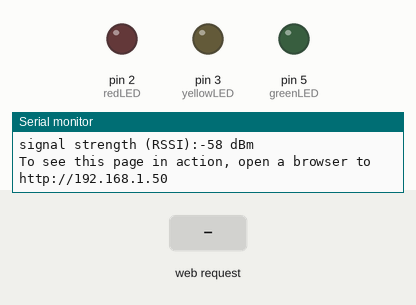
Recording of a sketch running on a simulated Arduino Uno WiFi Rev2. On the bench: output pins drawn as LEDs (lit = HIGH), the last lines printed to the serial monitor. The test bench sets the inputs (shaded band). WiFi joins after 1.5 s; servers stay silent unless stated.

Above: at 12.8 s.
12.9 s: HTTP request GET /redLED/on received
At 14.0 s:
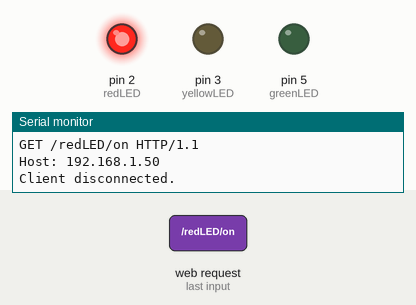
14.4 s: HTTP request GET /yellowLED/on received
At 15.2 s:
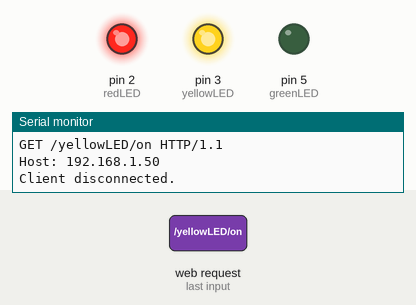
15.9 s: HTTP request GET /redLED/off received
At 16.3 s:
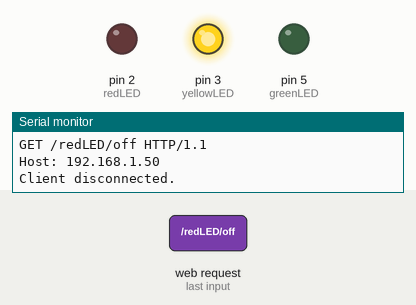
17.4 s: HTTP request GET /greenLED/on received
At 18.6 s:
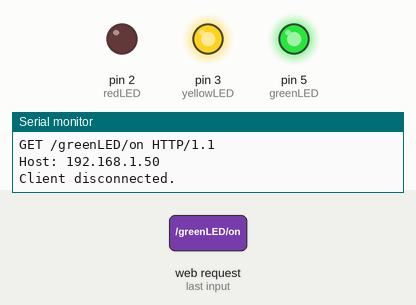
18.9 s: HTTP request GET /yellowLED/off received
At 19.9 s:
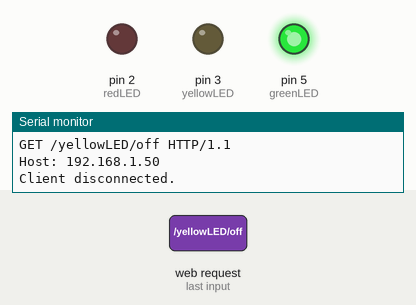
20.4 s: HTTP request GET /redLED/on received
At 20.9 s:
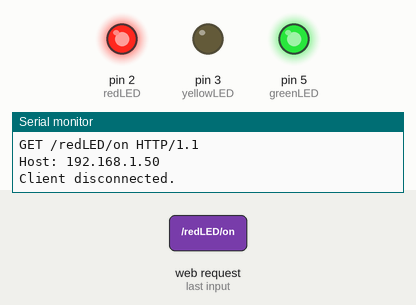
Timing chart, 0 to 22.9 s (numbered marks = the images above; inputs shaded):
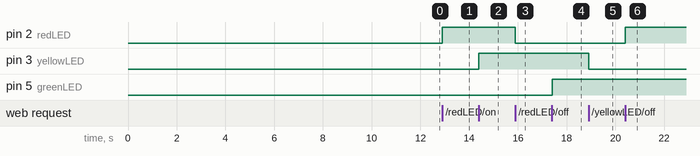

The sketch:

WiFiWebServer.ino
```cpp
/*
  WiFi Web Server

  Based on SimpleWebServerWiFi in WiFi Examples.

  A simple web server that lets you control LEDs via the web.
  This sketch will print the IP address of your WiFi device (once connected)
  to the Serial Monitor.  From there, you can open that address in a web browser
  to turn on and off the LEDs.

  If the IP address of your device is yourAddress:
  http://yourAddress                home page
  http://yourAddress/redLED/on      turns on the red LED
  http://yourAddress/redLED/off     turns off the red LED
  http://yourAddress/yellowLED/on   turns on the yellow LED
  http://yourAddress/yellowLED/off  turns off the yellow LED
  http://yourAddress/greenLED/on    turns on the green LED
  http://yourAddress/greenLED/off turns off the green LED

  This sketch works with the new Arduino Uno WiFi Rev2 board along with the
  original Arduino Uno with an Arduino WiFi Shield attached.
  Uncomment the appropriate #include line for your particular WiFi device
  configuration.

  This example is written for a network using WPA encryption.  For WEP, change
  the Wifi.begin() call accordingly.
  Replace yourNetwork and secretPassword in the Network section with the proper
  credentials for your network.

  Circuit:
  * LEDs attached to pins 2, 3, and 5

  Created by Tom Igoe on 11/25/2012
  Modified by John Woolsey on 12/04/2018
*/


#include <SPI.h>
// Uncomment the appropriate include line below for your WiFi device
// #include <WiFi.h>      // for use with Arduino WiFi Shield
#include <WiFiNINA.h>  // for use with Arduino Uno WiFi Rev2


// Pin Mapping
const int    redLED = 2;
const int yellowLED = 3;
const int  greenLED = 5;


// Network
char ssid[] = "Airwave-5G-02-byz1w0xu1";     // your network SSID (name)
char pass[] = "";  // your network password
int status = WL_IDLE_STATUS;
WiFiServer server(80);


void setup() {
  Serial.begin(9600);  // initialize serial communication

  // Set pin modes
  pinMode(redLED, OUTPUT);
  pinMode(yellowLED, OUTPUT);
  pinMode(greenLED, OUTPUT);

  // Check for the presence of the WiFi device
  if (WiFi.status() == WL_NO_SHIELD || WiFi.status() == WL_NO_MODULE) {
    Serial.println("Communication with WiFi device failed!");
    while (true);  // don't continue
  } else {
    Serial.println("WiFi device found.");
  }

  String fv = WiFi.firmwareVersion();
  if (fv < "1.0.0") {
    Serial.println("Please upgrade the firmware.");
  }

  // Attempt to connect to WiFi network
  while (status != WL_CONNECTED) {
    Serial.print("Attempting to connect to network named: ");
    Serial.println(ssid);  // print the network name (SSID)

    // Connect to WPA/WPA2 network.  Change this line if using open or WEP network.
    status = WiFi.begin(ssid, pass);
    delay(10000);  // wait 10 seconds for connection
  }
  server.begin();     // start the web server on port 80
  printWifiStatus();  // you're connected now, so print the status
  Serial.println();
}


void loop() {
  WiFiClient client = server.available();  // listen for incoming clients

  if (client) {                            // if you get a client,
    Serial.println("New Client");          // print a message to the serial port
    String currentLine = "";               // make a string to hold incoming data from the client
    while (client.connected()) {           // loop while the client is connected
      if (client.available()) {            // if there are bytes to read from the client,
        char c = client.read();            // read a byte, then
        Serial.write(c);                   // print it to the serial monitor
        if (c == '\n') {                   // if the byte is a newline character
          // If the current line is blank, you got two newline characters in a row
          // and that is the end of the client HTTP request, so send a response
          if (currentLine.length() == 0) {
            showWebPage(client);  // construct and display web page
            break;                // break out of the while loop
          } else {  // if you got a newline, then clear currentLine
            currentLine = "";
          }
        } else if (c != '\r') {  // if you got anything else but a carriage return character,
          currentLine += c;      // add it to the end of the currentLine
        }
        performRequest(currentLine);  // complete the client request
      }
    }

    // Close the connection
    client.stop();
    Serial.println("Client disconnected.");
    Serial.println();
  }
}


void showWebPage(WiFiClient client) {
  // HTTP headers always start with a response code (e.g. HTTP/1.1 200 OK)
  // and a Content-Type so the client knows what's coming, then a blank line
  client.println("HTTP/1.1 200 OK");
  client.println("Content-Type: text/html");
  client.println();

  // The content of the HTTP response follows the header
  client.println("<h1>Arduino Remote Control</h1>");
  client.println("<table border=1 style='text-align:center'>");
  client.println("<tr><th>Component</th><th>Status</th><th>Control</th></tr>");

  // Red LED
  client.print("<tr><td>Red LED</td><td>");
  if (digitalRead(redLED)) {  // show colored status based on state of redLED
    client.print("<font style='color:green;'>ON</font>");
  } else {
    client.print("<font style='color:red;'>OFF</font>");
  }
  client.println("</td><td><a href='/redLED/on'>ON</a> / <a href='/redLED/off'>OFF</a></td></tr>");  // display redLED control links

  // Yellow LED
  client.print("<tr><td>Yellow LED</td><td>");
  if (digitalRead(yellowLED)) {  // show colored status based on state of yellowLED
    client.print("<font style='color:green;'>ON</font>");
  } else {
    client.print("<font style='color:red;'>OFF</font>");
  }
  client.println("</td><td><a href='/yellowLED/on'>ON</a> / <a href='/yellowLED/off'>OFF</a></td></tr>");  // display yellowLED control links

  // Green LED
  client.print("<tr><td>Green LED</td><td>");
  if (digitalRead(greenLED)) {  // show colored status based on state of greenLED
    client.print("<font style='color:green;'>ON</font>");
  } else {
    client.print("<font style='color:red;'>OFF</font>");
  }
  client.println("</td><td><a href='/greenLED/on'>ON</a> / <a href='/greenLED/off'>OFF</a></td></tr>");  // display greenLED control links

  client.println("</table>");

  // The HTTP response ends with another blank line
  client.println();
}


void performRequest(String line) {
  if (line.endsWith("GET /redLED/on")) {             // turn on red LED
    digitalWrite(redLED, HIGH);
  } else if (line.endsWith("GET /redLED/off")) {     // turn off red LED
    digitalWrite(redLED, LOW);
  } else if (line.endsWith("GET /yellowLED/on")) {   // turn on yellow LED
    digitalWrite(yellowLED, HIGH);
  } else if (line.endsWith("GET /yellowLED/off")) {  // turn off yellow LED
    digitalWrite(yellowLED, LOW);
  } else if (line.endsWith("GET /greenLED/on")) {    // turn on green LED
    digitalWrite(greenLED, HIGH);
  } else if (line.endsWith("GET /greenLED/off")) {   // turn off green LED
    digitalWrite(greenLED, LOW);
  }
}


void printWifiStatus() {
  // Print the SSID of the network you're attached to
  Serial.print("SSID: ");
  Serial.println(WiFi.SSID());

  // Print your WiFi device's IP address
  IPAddress ip = WiFi.localIP();
  Serial.print("IP Address: ");
  Serial.println(ip);

  // Print the received signal strength
  long rssi = WiFi.RSSI();
  Serial.print("signal strength (RSSI):");
  Serial.print(rssi);
  Serial.println(" dBm");

  // Print where to go in a browser
  Serial.print("To see this page in action, open a browser to http://");
  Serial.println(ip);
}
```

Measured:
- after the input at 12.9 s, pin 2 (redLED): LOW → HIGH at once
- after the input at 14.4 s, pin 3 (yellowLED): LOW → HIGH at once
- after the input at 15.9 s, pin 2 (redLED): HIGH → LOW at once
- after the input at 17.4 s, pin 5 (greenLED): LOW → HIGH at once
- after the input at 18.9 s, pin 3 (yellowLED): HIGH → LOW at once
- after the input at 20.4 s, pin 2 (redLED): LOW → HIGH at once
